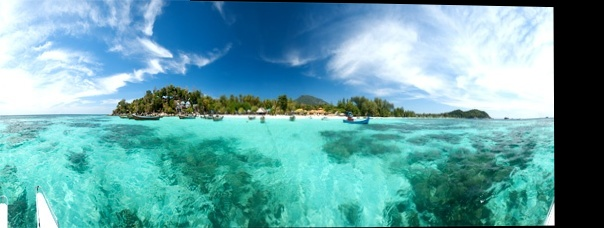
#> input picture removeBlackPart/src2.jpg, 604 x 228 px, found by its file name
$ python findContour.py   (older library calls are emulated)
#> lines starting #> are read from the running program, lines starting #| are printed output that depends on the picture; after the words box and inside, x2 and y2 are one past the last pixel; in counts of white or black regions, pixels touching at a corner belong together
import cv2 as cv
import numpy as np

src = cv.imread("src2.jpg")
#> src is the input picture: shape (228, 604, 3); mean B, G, R 170.2, 163.7, 99.3
gray = cv.cvtColor(src, cv.COLOR_BGR2GRAY)
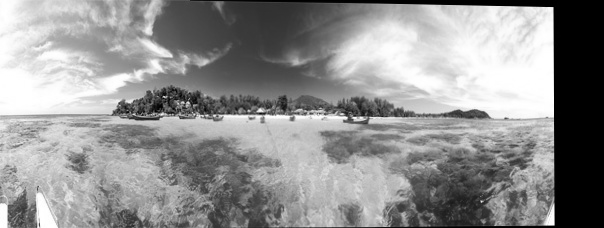
#> gray: shape (228, 604); min 0, max 255, mean 145.2

while True:
	ret,imbin = cv.threshold(gray,60,255,cv.THRESH_BINARY)
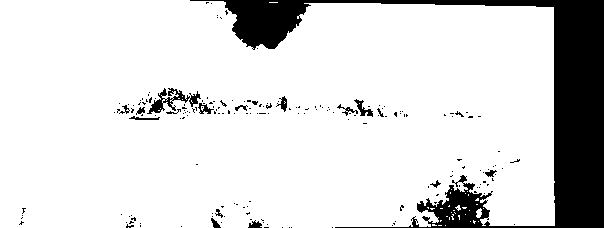
#> imbin: shape (228, 604); 85.9% white; 185 black regions (168 under 20 px)
	# imbin = cv.adaptiveThreshold(gray, 255, cv.ADAPTIVE_THRESH_GAUSSIAN_C, cv.THRESH_BINARY, 91, 12)
	im, contours, hierarchy = cv.findContours(imbin, cv.RETR_EXTERNAL, cv.CHAIN_APPROX_SIMPLE)
#> contours = 34 contours, 32 with area under 20; largest, box (x1, y1, x2, y2) and area: (0, 0, 555, 228) 118956, (476, 208, 482, 218) 32

	for contour in contours:
		x,y,w,h = cv.boundingRect(contour)
		cv.rectangle(src, (x, y), (x + w, y + h), (0, 255,0), 2)
		cv.imshow("result",src)
		cv.waitKey(0)
#> this loop made 34 passes
#> (x, y, w, h) on passes 1, 2, 4, 5, 6, 7, 11, 12, 13, 15, 16, 18: (128, 227, 1, 1), (445, 225, 1, 1), (432, 224, 5, 2), (478, 221, 1, 1), (470, 221, 1, 1), (473, 220, 3, 4), (458, 215, 2, 5), (465, 214, 1, 1), (451, 214, 3, 6), (451, 212, 1, 1), (469, 210, 1, 1), (483, 208, 1, 1)
#> (contour, x, y, w, h) on passes 3, 8, 9, 10, 14, 17: ([[438, 225], [441, 225]], 438, 225, 4, 1), ([[440, 220], [440, 221], [441, 220]], 440, 220, 2, 2), ([[449, 217], [449, 219]], 449, 217, 1, 3), ([[446, 216], [447, 216]], 446, 216, 2, 1), ([[454, 212], [455, 213]], 454, 212, 2, 2), ([[453, 210], [454, 210]], 453, 210, 2, 1)
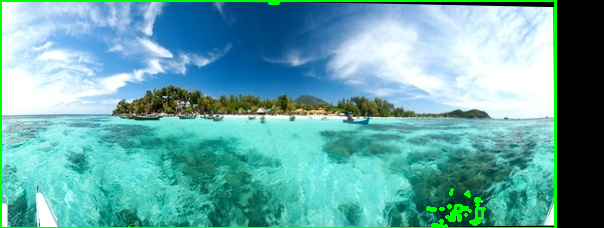
#> src: shape (228, 604, 3); 2.56% of pixels changed, all inside (x1, y1, x2, y2) = (0, 0, 557, 228)
	break

print(x,y,w,h)
#| 0 0 555 228
cv.destroyAllWindows()

$ run again, with removeBlackPart/src.jpg copied over removeBlackPart/src2.jpg
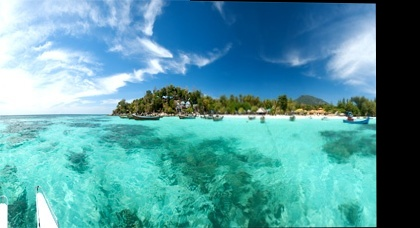
#> input picture removeBlackPart/src.jpg, 420 x 228 px, found by its file name
#> src is the input picture: shape (228, 420, 3); mean B, G, R 164.2, 155.1, 84.6
#> `ret,imbin = cv.threshold(gray,60,255,cv.THRESH_BINARY)`:
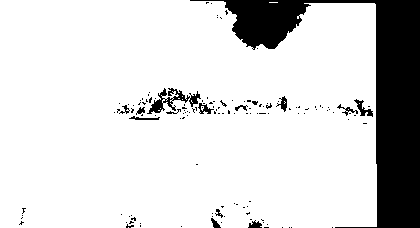
#> imbin: shape (228, 420); 84.7% white; 134 black regions (120 under 20 px)
#> contours = 3 contours, 2 with area under 20; largest, box (x1, y1, x2, y2) and area: (0, 0, 377, 228) 81812
#> the loop `for contour in contours:` made 3 passes
#> (x, y, w, h) on passes 1, 3: (128, 227, 1, 1), (0, 0, 377, 228)
#> after the loop `for contour in contours:`:
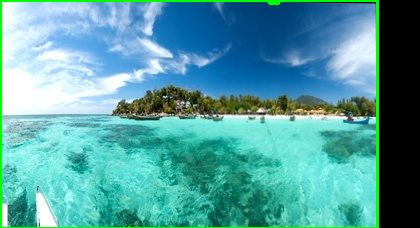
#> src: shape (228, 420, 3); 2.4% of pixels changed, all inside (x1, y1, x2, y2) = (0, 0, 379, 228)
#| 0 0 377 228
